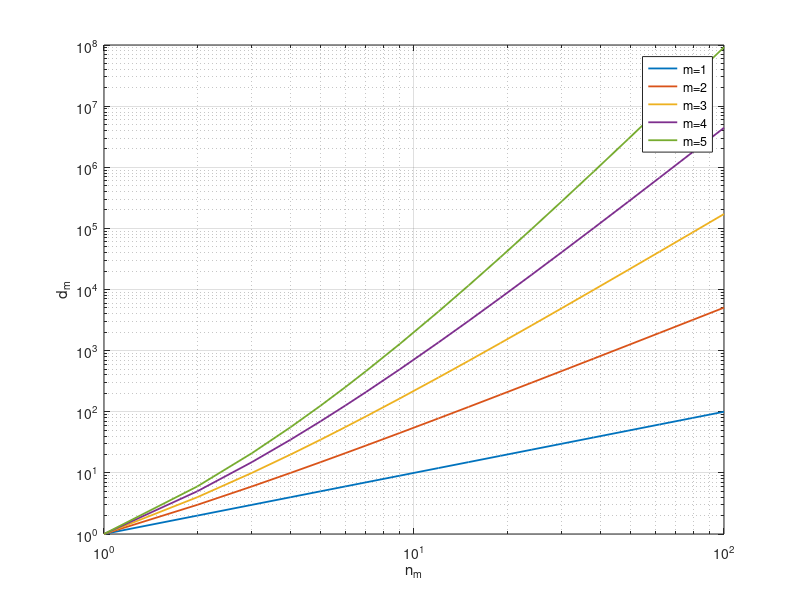
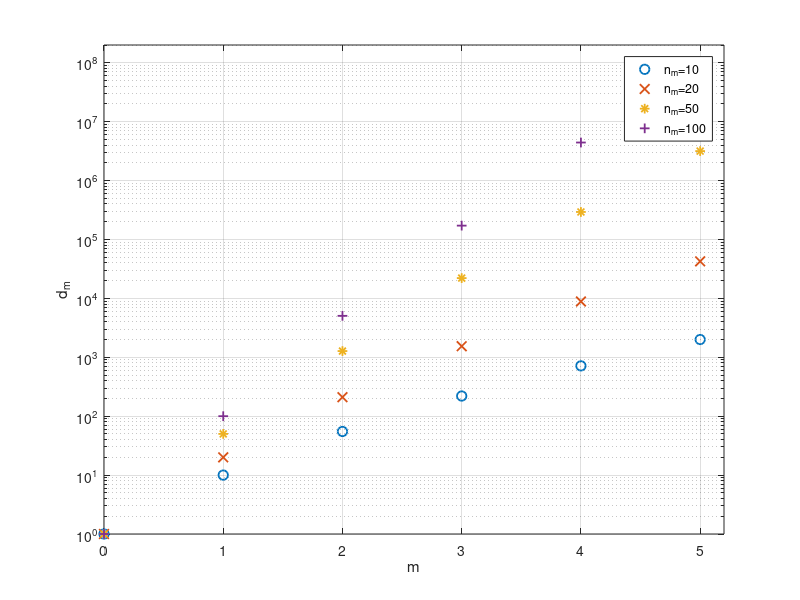

These figures' MATLAB source, in order:
clear
close all
clc

dimension = 1:5;
lengths = ceil(logspace(0,2,20));
figure()
for m = dimension
    for j = 1:length(lengths)
        nm = lengths(j)
        v(j) = nchoosek(nm+m-1,m);
    end
    loglog(lengths,v,'LineWidth',1.3)
    hold on
end
grid on
xlabel('n_m')
ylabel('d_m')
legend('m=1','m=2','m=3','m=4','m=5');

dimension = 0:5;
lengths = [10 20 50 100];
v=[];
figure()
for nm = lengths
    for m = dimension
        v(m+1) = nchoosek(nm+m-1,m);
    end
    switch nm
        case 10
            semilogy(dimension,v,'o','LineWidth',1.3,'MarkerSize',7)
        case 20
            semilogy(dimension,v,'x','LineWidth',1.3,'MarkerSize',7)
        case 50
            semilogy(dimension,v,'*','LineWidth',1.3,'MarkerSize',7)
        case 100
            semilogy(dimension,v,'+','LineWidth',1.3,'MarkerSize',7)
    end
    hold on
end
grid on
xlabel('m')
ylabel('d_m')
legend('n_m=10','n_m=20','n_m=50','n_m=100');
axis([0 5.2 1 2e8])